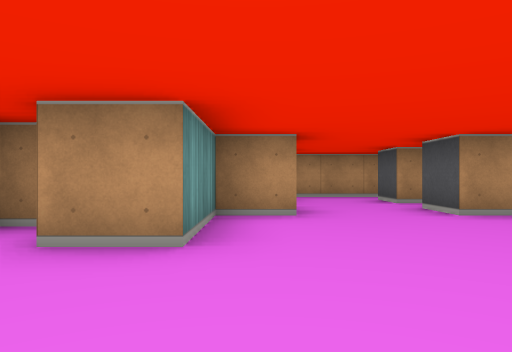
View 1 (above)

17 first-person views from a walk through a cub3D maze. The camera is about half as high as the walls, looks level and sees 70° across. The floor is counted in squares. Each view is taken from the middle of a square. On the plan, view 1 faces up. The plan holds only what a view shows up to about 9 squares ahead; the rest is blank.

View 2
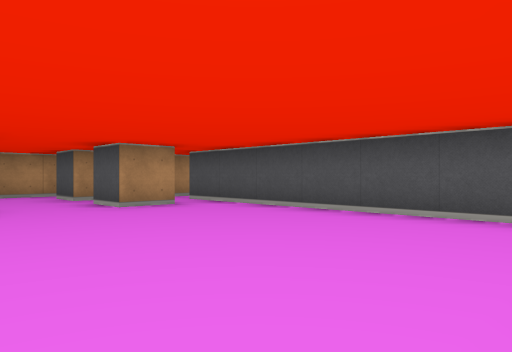

View 3
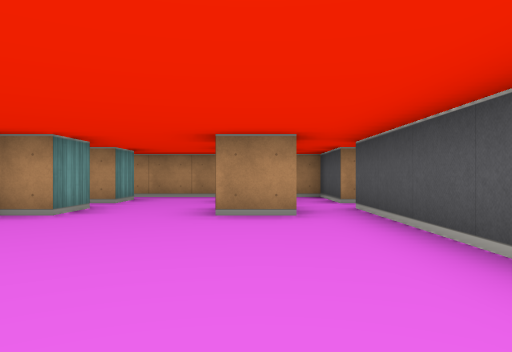

View 4
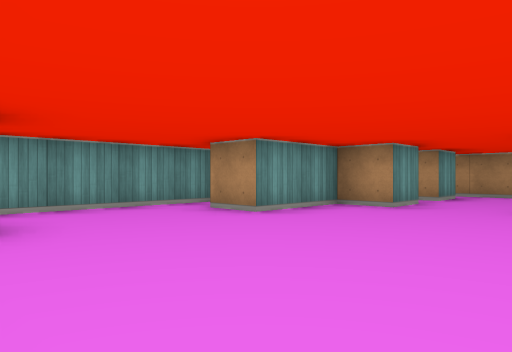

View 5
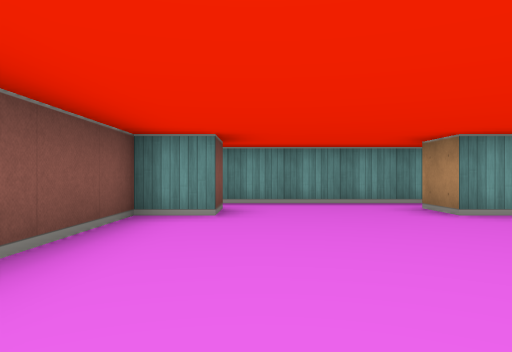

View 6
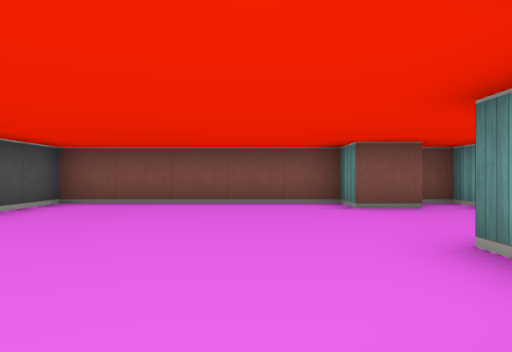

View 7
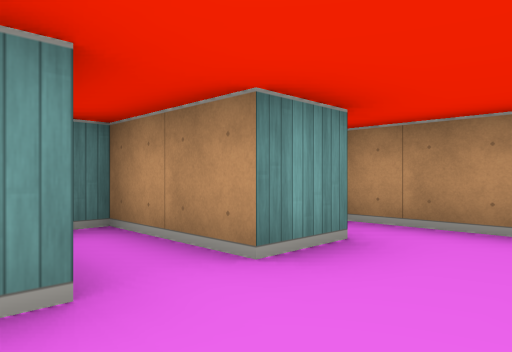

View 8
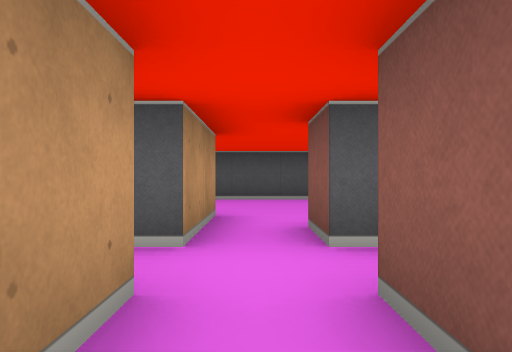

View 9
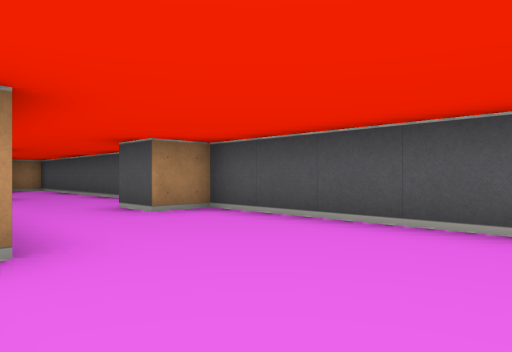

View 10
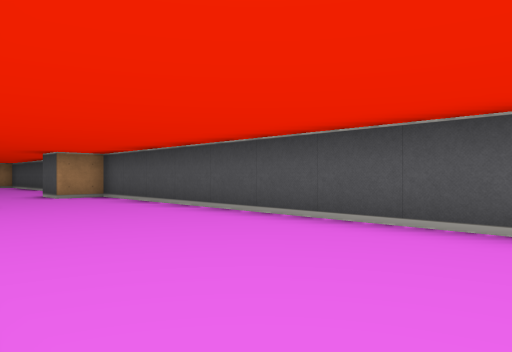

View 11
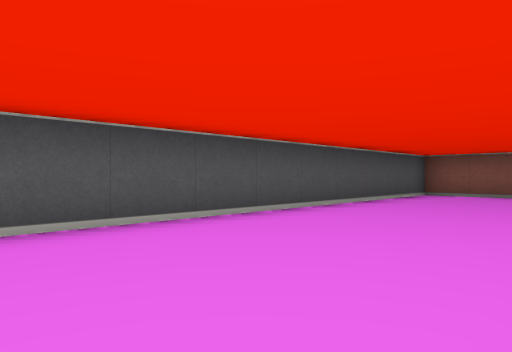

View 12
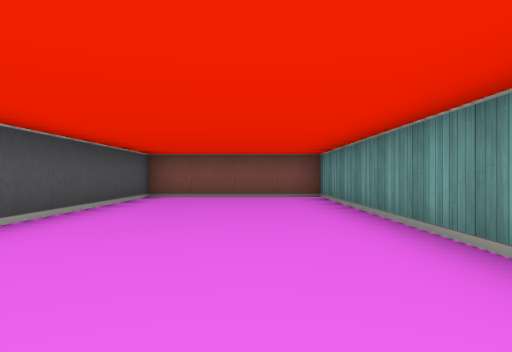

View 13
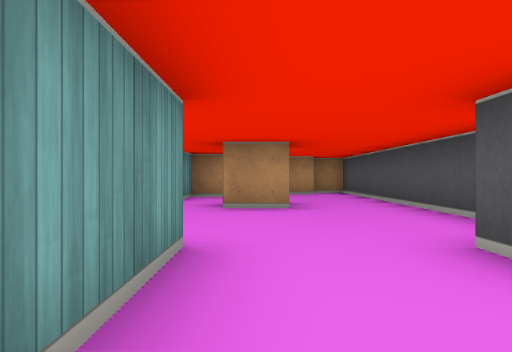

View 14
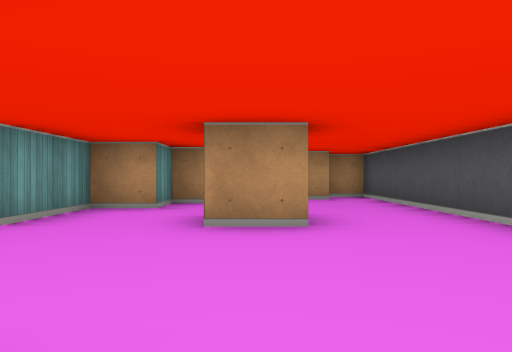

View 15
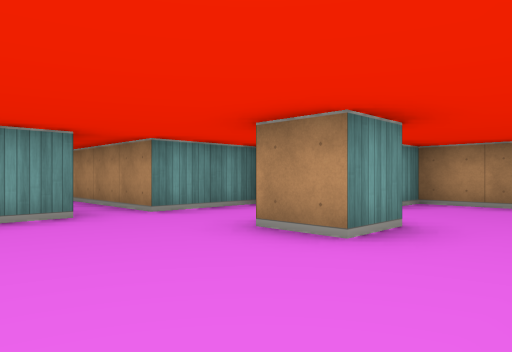

View 16
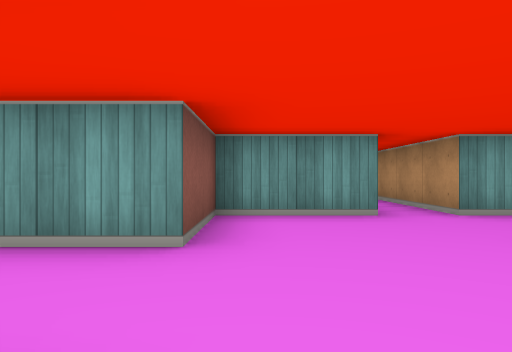

View 17
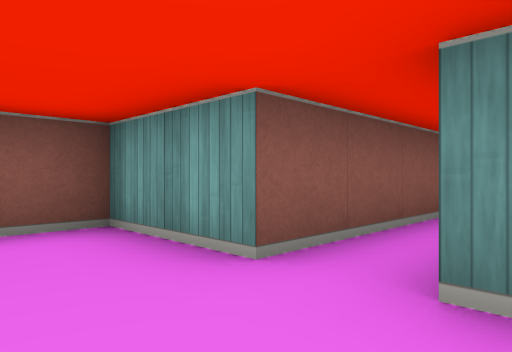

### Floor plan
Points are (right, up) in squares from view 1. A wall is a line through its corners. A room is listed if a view was taken in it or the views show most of it. See-through windows are left out.
Room 1 (views 1, 2, 3, 4, 5, 6, 7, 8)
walls: (0.5, 5.6) (0.5, 4.5) (-0.5, 4.5) (-0.5, 2.5) (-1.5, 2.5); (3.5, 4.5) (2.5, 4.5) (2.5, 5.5) (3.5, 5.5); (-2, 3.5) (-2.5, 3.5) (-2.5, -1.5) (-1.9, -1.5); (3.5, 6.5) (2.5, 6.5) (2.5, 7.5); (-1.6, -0.5) (-0.5, -0.5) (-0.5, -1.5) (4.5, -1.5) (4.5, 5.5); (0.5, 7.5) (0.5, 6.5) (-1.5, 6.5); (4.5, 6.5) (4.5, 8.5) (-0.1, 8.5)
ways out: opening at (5, 6) to room 2
Room 2 (views 9, 10, 11, 12, 13)
walls: (5.5, 0.9) (5.5, -5.5) (9.5, -5.5) (9.5, 8.5) (8.5, 8.5); (6.6, 6.5) (4.5, 6.5); (4.5, 5.5) (5.5, 5.5); (6.5, 8.6) (6.5, 7.6)
ways out: opening at (5, 6) to room 1; opening at (7.5, 8) to room 3
Room 3 (views 14, 15, 16, 17)
walls: (7.5, 13.6) (7.5, 12.5) (6.5, 12.5); (9.5, 11.1) (9.5, 17.5) (8.6, 17.5); (6.2, 15.5) (5.5, 15.5) (5.5, 14.5) (4.5, 14.5) (4.5, 12.5) (1.5, 12.5); (8.5, 8.5) (8.5, 9.5); (8.5, 16.5) (6.5, 16.5) (6.5, 15.8); (1.5, 11.5) (4.5, 11.5) (4.5, 9.5) (6.5, 9.5) (6.5, 8.6)
ways out: opening at (7.5, 8) to room 2; opening at (2, 12)

Positions as (right, up) in squares from view 1, and headings:
1: (0, 0), facing up
2: (0, -1), facing up-right
3: (3, 0), facing up
4: (3, -1), facing up-left
5: (4, 0), facing left
6: (1, 5), facing down
7: (2, 5), facing up-left
8: (2, 6), facing right
9: (6, 4), facing up-right
10: (6, 0), facing up-right
11: (6, 4), facing down-right
12: (7, 3), facing down
13: (7, 7), facing up
14: (7, 9), facing up
15: (9, 10), facing up-left
16: (9, 10), facing left
17: (6, 13), facing down-left
